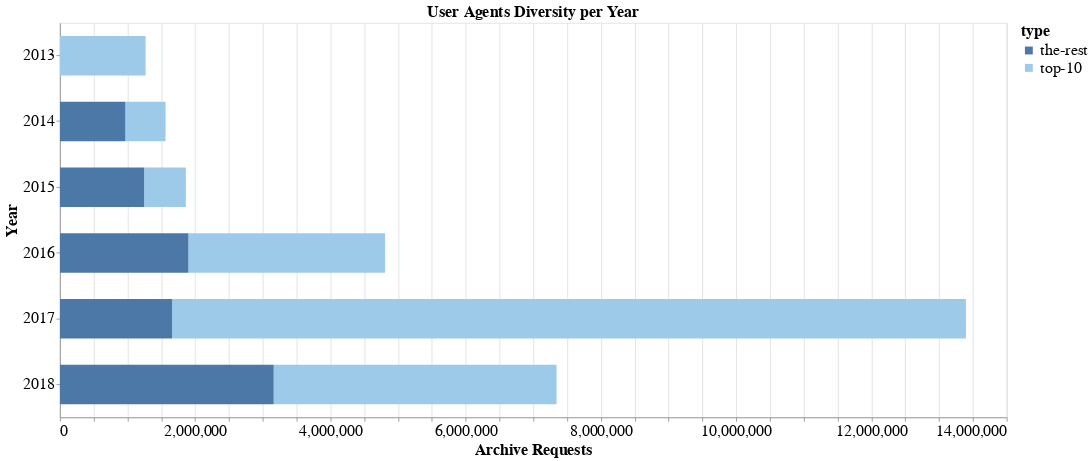

The cell this chart's notebook holds for it:
### Code cell
import altair
altair.renderers.enable('default')

chart1 = altair.Chart(ratios).mark_bar(size=50).encode(
    altair.X('sum(requests)', title='Archive Requests'),
    altair.Y('year', title='Year'),    
    altair.Color('bucket', title='type', scale=altair.Scale(scheme='tableau20'))
)
chart1 = chart1.properties(
    width=1200,
    height=500,
    title='User Agents Diversity per Year'
).configure_axis(
    labelFontSize=20,
    titleFontSize=20
).configure_legend(
    labelFontSize=20,
    titleFontSize=20
).configure_title(
    fontSize=20
)
chart1.save('images/ua-diversity.png')
chart1

### Figure 1 — Vega-Lite specification as saved in the notebook (floating-point values rounded to 4 significant figures)
{"config": {"view": {"continuousWidth": 400, "continuousHeight": 300}, "axis": {"labelFontSize": 20, "titleFontSize": 20}, "legend": {"labelFontSize": 20, "titleFontSize": 20}, "title": {"fontSize": 20}}, "data": {"name": "data-9550356f969637001f79a37a0b237f5a"}, "mark": {"type": "bar", "size": 50}, "encoding": {"color": {"type": "nominal", "field": "bucket", "scale": {"scheme": "tableau20"}, "title": "type"}, "x": {"type": "quantitative", "aggregate": "sum", "field": "requests", "title": "Archive Requests"}, "y": {"type": "nominal", "field": "year", "title": "Year"}}, "height": 500, "title": "User Agents Diversity per Year", "width": 1200, "$schema": "https://vega.github.io/schema/vega-lite/v4.8.1.json", "datasets": {"data-9550356f969637001f79a37a0b237f5a": [{"bucket": "top-10", "year": "2013", "requests": 1266000.0}, {"bucket": "the-rest", "year": "2013", "requests": 0.0}, {"bucket": "top-10", "year": "2014", "requests": 594600.0}, {"bucket": "the-rest", "year": "2014", "requests": 966700.0}, {"bucket": "top-10", "year": "2015", "requests": 616300.0}, {"bucket": "the-rest", "year": "2015", "requests": 1245000.0}, {"bucket": "top-10", "year": "2016", "requests": 2908000.0}, {"bucket": "the-rest", "year": "2016", "requests": 1899000.0}, {"bucket": "top-10", "year": "2017", "requests": 11740000.0}, {"bucket": "the-rest", "year": "2017", "requests": 1658000.0}, {"bucket": "top-10", "year": "2018", "requests": 4183000.0}, {"bucket": "the-rest", "year": "2018", "requests": 3160000.0}]}}
